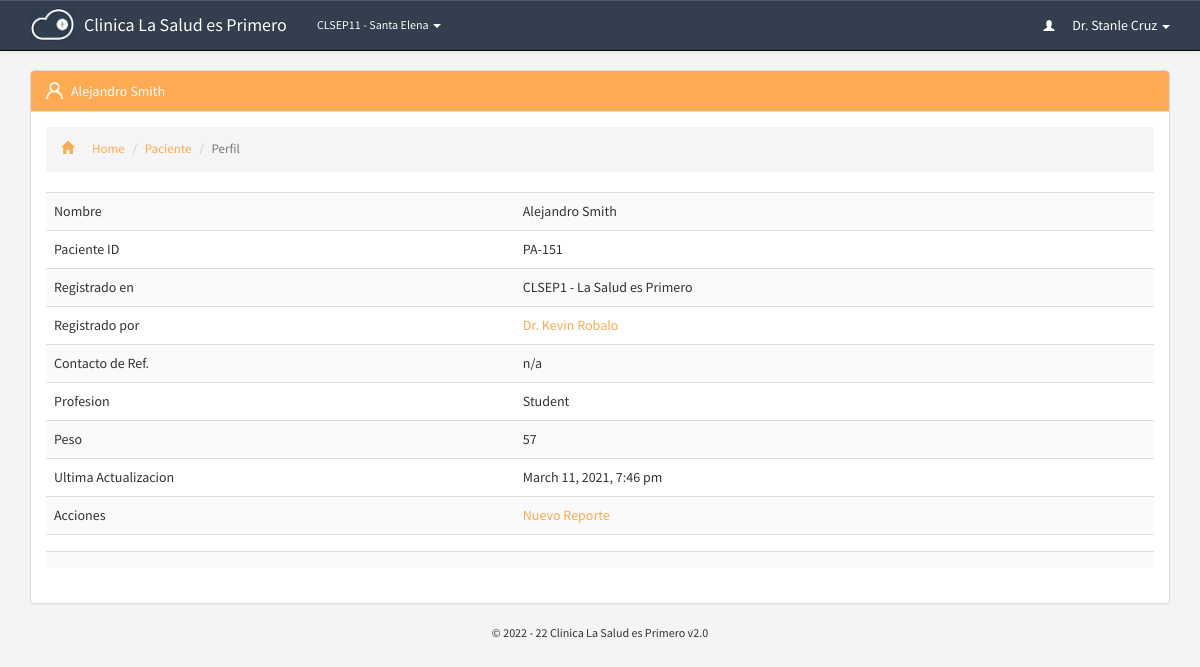
The page /patients/profile.php?id=151 (signed in) on the database its author committed.
### tables this page shows
CREATE TABLE `p_branches_dir` (
  `id` bigint(20) NOT NULL,
  `guardian` varchar(250) NOT NULL,
  `name` varchar(250) NOT NULL,
  `address` varchar(250) NOT NULL,
  `location` varchar(250) NOT NULL,
  `contact` varchar(250) NOT NULL,
  `type` varchar(250) NOT NULL,
  `last_update` datetime NOT NULL
);

CREATE TABLE `p_global_permissions` (
  `id` varchar(250) NOT NULL DEFAULT '',
  `portal_name` varchar(250) NOT NULL,
  `version` varchar(250) NOT NULL,
  `guardian_short_name` varchar(250) NOT NULL,
  `guardian_name` varchar(250) NOT NULL,
  `register_patient` varchar(20) NOT NULL,
  `prescribe_patient` varchar(20) NOT NULL,
  `patients_directory` varchar(20) NOT NULL,
  `pending_prescriptions` varchar(20) NOT NULL,
  `add_staff` varchar(20) NOT NULL,
  `staff_directory` varchar(20) NOT NULL,
  `my_porfile` varchar(20) NOT NULL,
  `staff_profile` varchar(20) NOT NULL,
  `add_branch` varchar(20) NOT NULL,
  `branches_directory` varchar(20) NOT NULL,
  `global_settings` varchar(20) NOT NULL,
  `introduce_medicine` varchar(20) NOT NULL,
  `update_stock` varchar(20) NOT NULL,
  `consumed_stock_local` varchar(20) NOT NULL,
  `consumed_stock_global` varchar(20) NOT NULL,
  `opening_time` varchar(250) NOT NULL,
  `closing_time` varchar(250) NOT NULL,
  `during_close_time` varchar(20) NOT NULL,
  `theme` varchar(250) NOT NULL,
  `timezone` varchar(250) NOT NULL,
  `charge_mode_a` varchar(250) NOT NULL,
  `charge_mode_b` varchar(250) NOT NULL,
  `charge_mode_c` varchar(250) NOT NULL,
  `charge_mode_d` varchar(250) NOT NULL,
  `access_level_6` varchar(250) NOT NULL,
  `access_level_5` varchar(250) NOT NULL,
  `access_level_4` varchar(250) NOT NULL,
  `access_level_3` varchar(250) NOT NULL,
  `access_level_2` varchar(250) NOT NULL,
  `access_level_1` varchar(250) NOT NULL,
  `mobile_number` varchar(250) NOT NULL,
  `address` varchar(250) NOT NULL,
  `sign_level` varchar(250) NOT NULL,
  `medicine_directory` varchar(250) NOT NULL,
  `medicine_profile` varchar(250) NOT NULL,
  `patient_contact` varchar(250) NOT NULL,
  `patient_address` varchar(250) NOT NULL,
  `patient_email` varchar(250) NOT NULL,
  `edit_patient` varchar(250) NOT NULL,
  `manage_patients` varchar(250) NOT NULL,
  `auto_refresh` varchar(250) NOT NULL,
  `currency` varchar(250) NOT NULL,
  `charge_mode_a_value` int(20) NOT NULL,
  `charge_mode_b_value` int(20) NOT NULL,
  `charge_mode_c_value` int(20) NOT NULL,
  `charge_mode_d_value` int(20) NOT NULL,
  `updated_by` varchar(255) NOT NULL,
  `last_update` datetime NOT NULL,
  `recent_hours` varchar(250) NOT NULL
);

### includes/libraries.php (called while the page is built, shortened)
<?php
	include "staff.php";
	include "medicine.php";
	include "patients.php";
	include "branches.php";
function sns_header($title){
	require_once "../theme/htmlhead.php";
	require_once "../theme/header.php";
}
function sns_footer(){
	require_once "../theme/footer.php";
}
?>

### pre-includes/regular-functions.php (called while the page is built, shortened)
<?php
	$global_permission=mysqli_fetch_object(mysqli_query($con,"select * from p_global_permissions where id='1'"));
function get_global($query){
	global $con;
	$get_global=mysqli_fetch_object(mysqli_query($con,"select $query from p_global_permissions where id='1' "));
	return $get_global->$query;
}
function if_logged_in(){
	if(empty($_SESSION['id'])) {
		return false;
	}else if(empty($_SESSION['branch'])){
		return false;
	}else if(empty($_SESSION['session_id'])){
		return false;
	}else if(empty($_SESSION['access_level'])){
		return false;
	}else if(empty($_SESSION['unique_code'])){
		return false;
	}else {
		return true;
	}
}
function display_time($datetime){
	$processing = strtotime($datetime);
	$today=date("Y-m-d");
	$extract_day=(date("Y-m-d", $processing));
	if($today==$extract_day){ $output="".date("g:i a", $processing)." Today";
	}else{$output = date("F j, Y, g:i a", $processing);}
	return $output;
}
function display_permission($query,$user = NULL){
	global $con;
	if(isset($user)){
		$access_level=staff_info("access_level",$user);
	}else{
		$access_level=$_SESSION['access_level'];
	}
	$sql=mysqli_query($con,"select * from p_global_permissions")or die(mysqli_error());
	while($permission_for=mysqli_fetch_array($sql)){
	if($access_level>=$permission_for[$query]){return true;}else{return false;}
	}
}

### includes/staff.php (called while the page is built, shortened)
<?php
function staff_info($query,$id = NULL){
	global $con;
	if(!isset($id)){
		$id = $_SESSION['id'];
	}
	$call=mysqli_fetch_object(mysqli_query($con, "select * from p_staff_dir where id='$id'"));
	return $call->$query;
}
?>

### includes/branches.php (called while the page is built, shortened)
<?php
function branch_name($code){
	global $con;
	$call=mysqli_fetch_object(mysqli_query($con, "select * from p_branches_dir where id='$code'"));
	return $call->name;
}
?>

### includes/patients.php (called while the page is built, shortened)
<?php
function patient_info($query,$id){
	global $con;
	$call=mysqli_fetch_object(mysqli_query($con, "select * from p_patients_dir where id='$id'"));
	return $call->$query;
}
?>

### pre-includes/all.php (called while the page is built, shortened)
<?php
include "db.php";
require_once "regular-functions.php";
?>

### includes/initiate.php (called while the page is built)
<?php
	require_once "../pre-includes/all.php";
	require_once "libraries.php";
?>

### patients/profile.php (the view, shortened to what this page needs)
<?php
    require_once "../includes/initiate.php";
	if(isset($_GET['id'])){$id=$_GET['id'];}
    sns_header( patient_info("name",$id) );
?>
<div id="patient-profile" class="container page">
<div class="panel panel-default">
  <div class="panel-heading theme-patients"><span class="inlineicon patients-mini"><?php echo patient_info("name",$id);?></span></div>
<div class="panel-body">
<ol class="breadcrumb link-patients">
  <li><a href="../dashboard"><i class="glyphicon glyphicon-home"></i>Home</a></li>
  <li><a href="../patients/">Paciente</a></li>
  <li class="active">Perfil</li>
</ol>
<table class="table table-striped link-patients"><tbody>
    <tr><td>Nombre</td><td><?php echo patient_info("name",$id);?></td></tr>
    <tr><td>Paciente ID</td><td><?php echo patient_info("serial",$id);?>-<?php echo patient_info("id",$id);?></td></tr>
    <tr><td>Registrado en</td><td><?php echo "$global_permission->guardian_short_name"; echo patient_info("branch",$id);?> - <?php echo branch_name(patient_info("branch",$id));?></td></tr>
    <tr><td>Registrado por</td><td><a class="staff" href="../staff/profile.php?id=<?php echo patient_info("physician",$id);?>"><?php echo staff_info("full_name",patient_info("physician",$id));?></a></td></tr>
    <?php if( patient_info("ref_contact",$id) ):?>
    <tr><td>Contacto de Ref.</td><td><?php echo patient_info("ref_contact",$id);?></td></tr>
    <?php endif;?>
    <?php if( patient_info("profession",$id) ):?>
    <tr><td>Profesion</td><td><?php echo patient_info("profession",$id);?></td></tr>
    <?php endif;?>
    <?php if( patient_info("weight",$id) ):?>
    <tr><td>Peso</td><td><?php echo patient_info("weight",$id);?></td></tr>
    <?php endif;?>
    <tr><td>Ultima Actualizacion</td><td><?php echo display_time(patient_info("last_update",$id));?></td></tr>
    <?php if(display_permission("register_patient")==true){
?><tr><td>Acciones</td><td><a class="patient" href="../patients/register-report.php?id=<?php echo $id;?>">Nuevo Reporte</a></td></tr><?php }?>
	<tr><td></td><td><?php if(display_permission("edit_patient")==true){?><a href="edit-patient.php?id=<?php echo $id;?>">Editar Perfil</a><?php }?></td></tr>
	<tr><td></td><td><?php if(display_permission("edit_patient")==true){?><a href="?id=<?php echo $id;?>&delete=1">Borrar Paciente y Datos asociados!</a><?php }?></td></tr>
</tbody></table>
</div>
</div>
</div>

### theme/header.php (shortened to what this page needs)
<link rel="stylesheet" href="//netdna.bootstrapcdn.com/bootstrap/3.0.3/css/bootstrap.min.css">
<link rel="stylesheet" href="../theme/css/bootstrap.min.css">
<link rel="stylesheet" href="../theme/css/bootstrap-theme.min.css">
<link rel="stylesheet" href="../theme/css/main.css">
</head>
<body>
<?php
  if( if_logged_in() == true ):
?>
<nav class="navbar navbar-default navbar-fixed-top navbar-inverse">
  <div class="container">
    <div class="navbar-header">
      <a class="navbar-brand" href="../dashboard">
        <div class="img-brand img-responsive"><img alt="Brand" src="../theme/images/mini-inline-logo-res.png" class="img-responsive img-brand"/></div>
        <div class="text"><?php echo get_global('portal_name');?></div>
      </a>
    </div>
    <div class="collapse navbar-collapse" id="bs-example-navbar-collapse-1">
      <ul class="nav navbar-nav">
       <li class="dropdown mini">
          <a href="#" class="dropdown-toggle" data-toggle="dropdown" role="button" aria-haspopup="true" aria-expanded="false"><?php echo get_global('guardian_short_name'); echo staff_info('branch');?> - <?php echo branch_name(staff_info('branch'));?> <span class="caret"></span></a>
        </li>
      </ul>
      <ul class="nav navbar-nav navbar-right">
       <li class="dropdown">
          <a href="#" class="dropdown-toggle" data-toggle="dropdown" role="button" aria-haspopup="true" aria-expanded="false"><i class="glyphicon glyphicon-user"></i> <?php echo staff_info("full_name");?> <span class="caret"></span></a>
        </li>
      </ul>
    </div>
  </div>
</nav>
<?php endif; ?>

### theme/css/main.css (style rules this page uses)
body,html { background:#F3F4F5;font-family:'Source Sans Pro',sans-serif }
.page.container { margin-top:70px }
.panel-body:before { -webkit-clip-path:polygon(0 0,100% 0,100% 56%,0 42%);clip-path:polygon(0 0,100% 0,100% 56%,0 42%);background-color:#e2e8ec!important }
.navbar-inverse { background:#333f4e!important;color:#fff }
.navbar-nav .mini { font-size:12px }
.navbar-inverse .navbar-brand,.navbar-default .navbar-brand,.navbar-inverse .navbar-nav>li>a,.navbar-default .navbar-nav>li>a { color:#fff!important }
.navbar-inverse .navbar-brand { padding-top:0 }
.navbar-inverse .img-brand { padding-top:0;margin-top:-4px;max-height:33px }
.navbar-inverse .navbar-brand .img-brand,.navbar-inverse .navbar-brand .text { display:inline-block!important }
.navbar-inverse .navbar-brand .text { padding-top:15px!important;margin-left:5px }
.navbar-nav .glyphicon { font-size:11px!important;padding-right:15px }
.theme-patients { background:#FCAB53!important;color:#fff!important }
.link-patients a { color:#FCAB53!important }
.breadcrumb i { padding-right:18px }
.table-striped td { line-height:21px!important }
.panel-body li { list-style:none;padding:5px 0;font-size:13px;color:#333 }
.panel-default>.panel-heading { background-image:none }
.table-striped>tbody>tr:nth-child(odd),.table-striped>tbody>tr:nth-child(odd)>td,.table-striped>tbody>tr:nth-child(odd)>th { background:#fafafa!important }
.patients-mini { background:url(../icons/patients-mini.png) no-repeat;padding-left:25px;background-size:17px auto }

### rows shown on the page
p_branches_dir: name "Santa Elena"
p_global_permissions: guardian_short_name "CLSEP"
p_branches_dir: name "La Salud es Primero"

### other values the page prints
get_global('portal_name') "Clinica La Salud es Primero"
get_global('guardian_short_name') "CLSEP"
staff_info('branch') "11"
staff_info("full_name") "Dr. Stanle Cruz"
patient_info("name",$id) "Alejandro Smith"
patient_info("serial",$id) "PA"
patient_info("id",$id) "151"
patient_info("branch",$id) "1"
staff_info("full_name",patient_info("physician",$id)) "Dr. Kevin Robalo"
patient_info("ref_contact",$id) "n/a"
patient_info("profession",$id) "Student"
patient_info("weight",$id) "57"
display_time(patient_info("last_update",$id)) "March 11, 2021, 7:46 pm"
get_global('version') "2.0"
